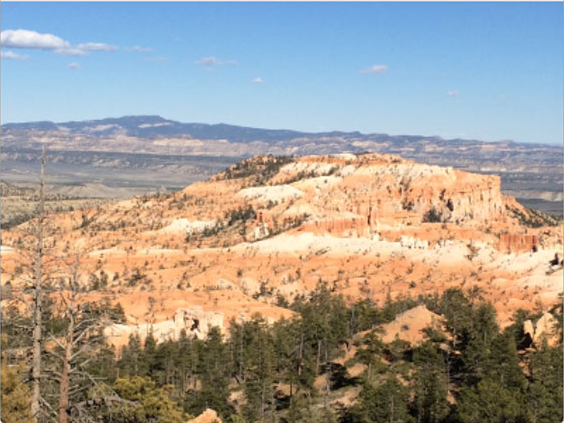
#> input picture images/leftImage.png, 564 x 423 px, found by its file name
$ python hahf.py
#> lines starting #> are read from the running program, lines starting #| are printed output that depends on the picture

import cv2

cereal = cv2.imread('images/leftimage.png') #query image
#> cereal is the input picture: shape (423, 564, 3); mean B, G, R 147, 155.6, 161.8
cereals = cv2.imread('images/rightimage.png') #train image
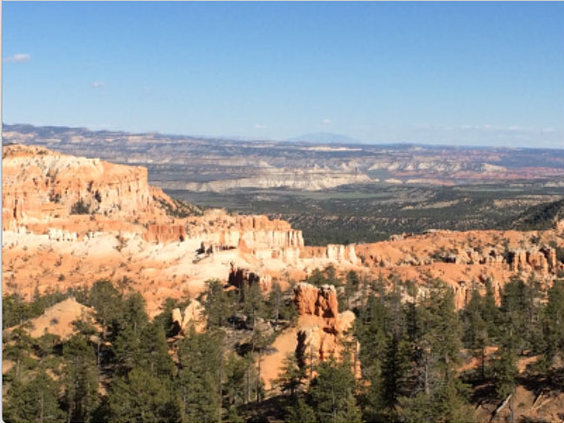
#> input picture images/rightImage.png, 564 x 423 px, found by its file name
#> cereals is the input picture: shape (423, 564, 3); mean B, G, R 138, 142.3, 143.9


cv2.imshow('cereal', cereal)
cv2.waitKey(0)
cv2.imshow('cereals', cereals)
cv2.waitKey(0)

bf = cv2.BFMatcher()
sift = cv2.xfeatures2d.SIFT_create()
kp1, des1 = sift.detectAndCompute(cereal, None)
#> kp1 = 3489 keypoints; strongest (x, y, size): (555, 262, 4.5), (534, 249, 3.5), (457, 352, 2.5), (196, 324, 5)
kp2, des2 = sift.detectAndCompute(cereals, None)
#> kp2 = 3215 keypoints; strongest (x, y, size): (201, 251, 4.2), (301, 337, 6.5), (181, 239, 3.4), (232, 248, 2.7)
matches = bf.match(des1, des2)
#> matches = 3489 matches
matches = sorted(matches, key=lambda x: x.distance)
img = cv2.drawMatches(cereal, kp1, cereals, kp2, matches[:100], None, flags=2)
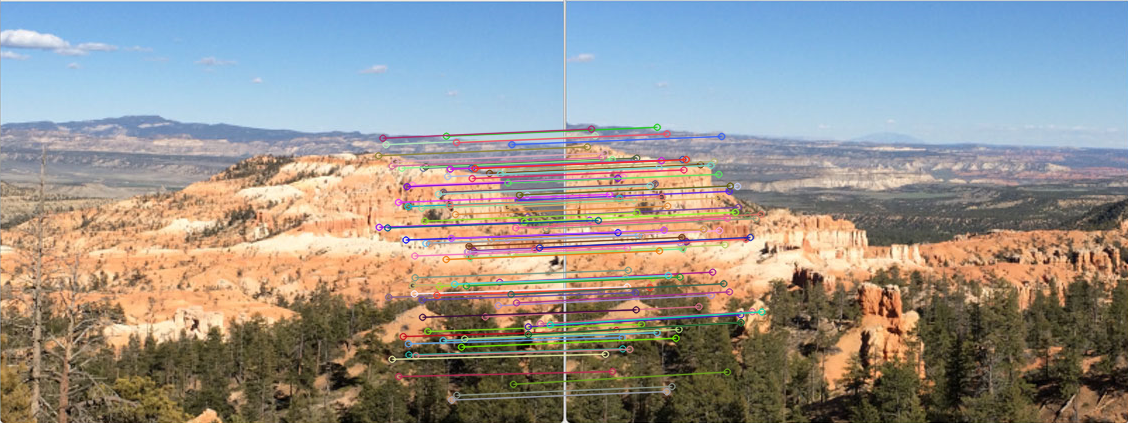
#> img: shape (423, 1128, 3); mean B, G, R 142.8, 147.6, 150.8
cv2.imshow('SIFT', img)
cv2.waitKey(0)
print(matches)
#> (printed output is left out)

#> (the run stopped early here; a loop or call above may not have finished)
